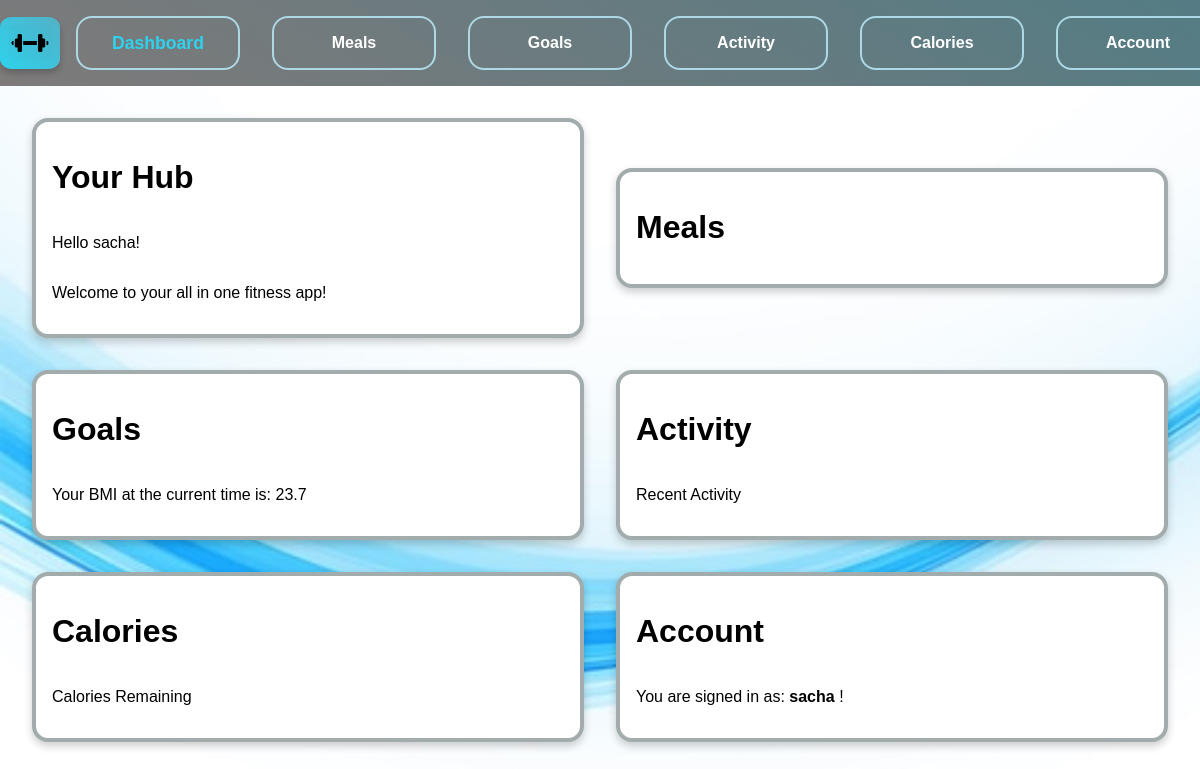
Page /dashboard (signed in) on the earlier database version.
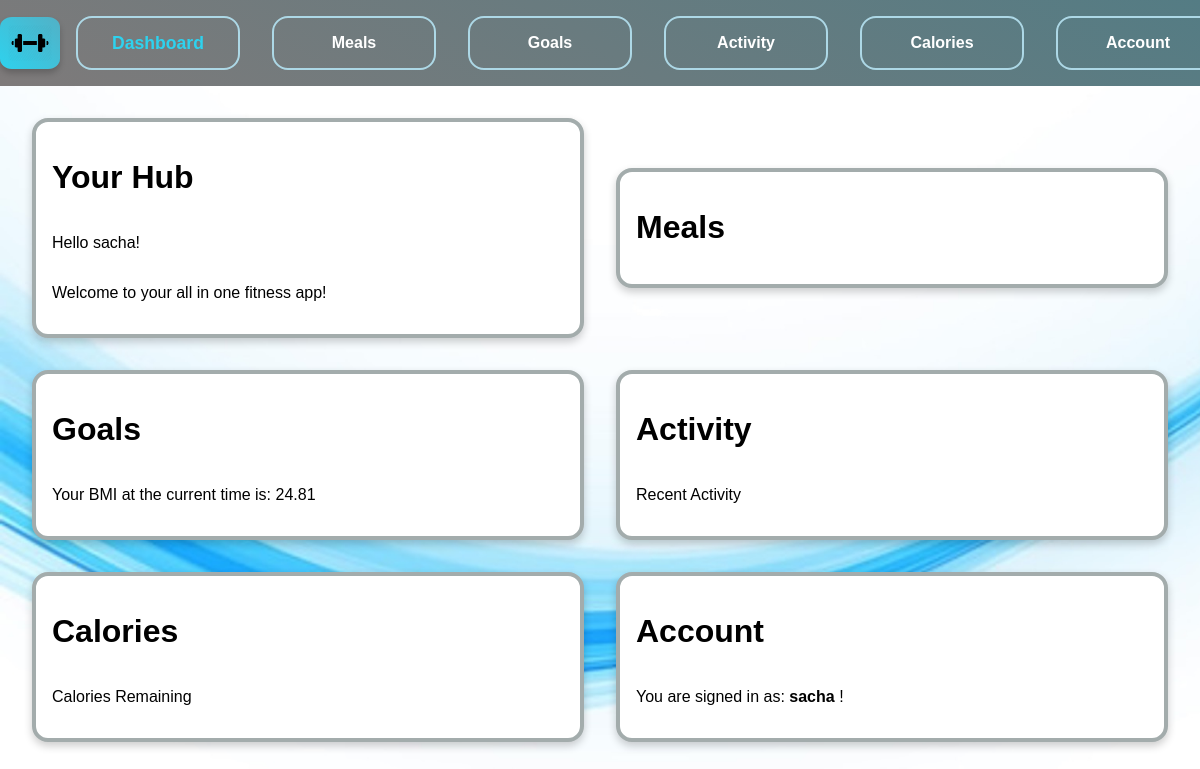
Same page on the later database version.
### app.py (models this page shows, shortened)
class User(db.Model):
    id = db.Column(db.Integer, primary_key=True)
    username = db.Column(db.String(100))
    weight = db.Column(db.Float, default=90)
    height = db.Column(db.Float, default=1.75)
    age = db.Column(db.Integer, default=48)
    gender = db.Column(db.String(10), default='male')
    bmi = db.Column(db.Float)
    bmr = db.Column(db.Float)
    tdee = db.Column(db.Float)
    exercise_level = db.Column(db.String(20), default='sedentary')
    goal = db.Column(db.String(20), default='maintain')
    intensity = db.Column(db.String(20))
    caloriesRequired = db.Column(db.Float)
    proteinRatio = db.Column(db.Float)
    fatRatio = db.Column(db.Float)
    carbRatio = db.Column(db.Float)
    proteinRequired = db.Column(db.Float)
    fatRequired = db.Column(db.Float)
    carbRequired = db.Column(db.Float)
    meals = db.relationship('UserMeals', backref='user', lazy=True)

### app.py (the view)
@app.route('/dashboard')
def dashboard():
    if 'username' in session:
        username = session.get('username')
        found_user = User.query.filter_by(username=username).first()
        return render_template('dashboard.html', username=username, user_db=found_user)
    else:
        return redirect(url_for('login'))

### templates/dashboard.html (shortened to what this page needs)
{% extends "base.html" %}
{% block content %}
<div class="content">
    <div class="section-box">
        <h1>Your Hub</h1>
    <p>Hello {{username}}!</p>
    <p>Welcome to your all in one fitness app!</p>
    </div>
    <div class="section-box">
        <h1>Meals</h1>
    </div>
    <div class="section-box">
        <h1>Goals</h1>
        <p>Your BMI at the current time is: {{ user_db.bmi }}</p>
    </div>
    <div class="section-box">
        <h1>Activity</h1>
        <p>Recent Activity</p>
    </div>
    <div class="section-box">
        <h1>Calories</h1>
        <p>Calories Remaining</p>
    </div>
    <div class="section-box">
        <h1>Account</h1>
        <p>You are signed in as: <b>{{username}}</b> !</p>
    </div>
</div>
{% endblock %}

Differences in the rows shown:
changed User "sacha": bmi "23.7" → "24.81"
